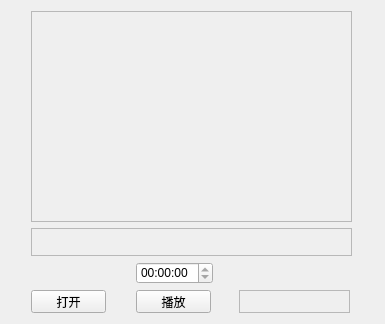
<?xml version="1.0" encoding="UTF-8"?>
<ui version="4.0">
 <class>Player</class>
 <widget class="QWidget" name="Player">
  <property name="geometry">
   <rect>
    <x>0</x>
    <y>0</y>
    <width>385</width>
    <height>324</height>
   </rect>
  </property>
  <property name="windowTitle">
   <string>Player</string>
  </property>
  <layout class="QGridLayout" name="gridLayout">
   <item row="0" column="0" colspan="3">
    <layout class="QVBoxLayout" name="verticalLayout">
     <item>
      <widget class="QFrame" name="frameVideo">
       <property name="minimumSize">
        <size>
         <width>281</width>
         <height>211</height>
        </size>
       </property>
       <property name="frameShape">
        <enum>QFrame::StyledPanel</enum>
       </property>
       <property name="frameShadow">
        <enum>QFrame::Raised</enum>
       </property>
      </widget>
     </item>
     <item>
      <widget class="QFrame" name="frame">
       <property name="maximumSize">
        <size>
         <width>16777215</width>
         <height>41</height>
        </size>
       </property>
       <property name="frameShape">
        <enum>QFrame::StyledPanel</enum>
       </property>
       <property name="frameShadow">
        <enum>QFrame::Raised</enum>
       </property>
      </widget>
     </item>
    </layout>
   </item>
   <item row="2" column="0">
    <widget class="QPushButton" name="btnMedia">
     <property name="maximumSize">
      <size>
       <width>75</width>
       <height>23</height>
      </size>
     </property>
     <property name="text">
      <string>打开</string>
     </property>
    </widget>
   </item>
   <item row="2" column="1">
    <widget class="QPushButton" name="btnPlay">
     <property name="maximumSize">
      <size>
       <width>75</width>
       <height>23</height>
      </size>
     </property>
     <property name="text">
      <string>播放</string>
     </property>
     <property name="checkable">
      <bool>true</bool>
     </property>
    </widget>
   </item>
   <item row="2" column="2">
    <widget class="QFrame" name="frame_2">
     <property name="maximumSize">
      <size>
       <width>111</width>
       <height>23</height>
      </size>
     </property>
     <property name="frameShape">
      <enum>QFrame::StyledPanel</enum>
     </property>
     <property name="frameShadow">
      <enum>QFrame::Raised</enum>
     </property>
    </widget>
   </item>
   <item row="1" column="1">
    <widget class="QTimeEdit" name="timeEdit">
     <property name="enabled">
      <bool>true</bool>
     </property>
     <property name="maximumSize">
      <size>
       <width>118</width>
       <height>22</height>
      </size>
     </property>
     <property name="mouseTracking">
      <bool>false</bool>
     </property>
     <property name="contextMenuPolicy">
      <enum>Qt::DefaultContextMenu</enum>
     </property>
     <property name="acceptDrops">
      <bool>false</bool>
     </property>
     <property name="readOnly">
      <bool>true</bool>
     </property>
    </widget>
   </item>
  </layout>
 </widget>
 <layoutdefault spacing="6" margin="11"/>
 <resources/>
 <connections/>
</ui>
